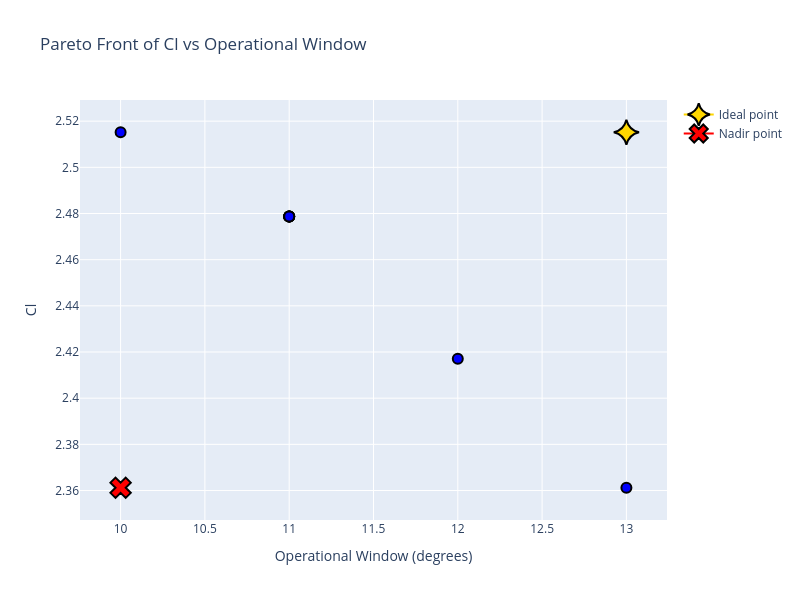

The notebook cell saved with this chart:
### Markdown cell above
## Pareto Front

### Code cell
fig = px.scatter(df,
                 x='Window',
                 y='Cl',
                 title='Pareto Front of Cl vs Operational Window',
                 template='plotly',
                 width=800,
                 height=600
                 )

fig.update_traces(
    marker=dict(
        size=10,
        color='blue',
        line=dict(
            width=2,
            color='black'
        )
    )

)

fig.add_trace(go.Scatter(x=[df['Window'].max()], 
                         y=[df['Cl'].max()], 
                        name='Ideal point',
                        marker=dict(
                            symbol='star-diamond',          
                            size=18,              
                            color='gold',        
                            line=dict(             
                                color='black',      
                                width=2          
                            )
                        ))
    )

fig.add_trace(go.Scatter(x=[df['Window'].min()], 
                         y=[df['Cl'].min()], 
                        name='Nadir point',
                        marker=dict(
                            symbol='x',          
                            size=18,              
                            color='red',        
                            line=dict(             
                                color='black',      
                                width=2          
                            )
                        ))
    )



fig.update_layout(
    xaxis_title='Operational Window (degrees)'
)


fig.show()

### Figure 1 — Plotly figure (JSON) as saved in the notebook; plotly's stock layout.template omitted (floating-point values rounded to 4 significant figures)
{"data": [{"hovertemplate": "Window=%{x}<br>Cl=%{y}<extra></extra>", "legendgroup": "", "marker": {"color": "blue", "line": {"color": "black", "width": 2}, "size": 10, "symbol": "circle"}, "mode": "markers", "name": "", "orientation": "v", "showlegend": false, "type": "scatter", "x": [13.0, 11.0, 10.0, 11.0, 11.0, 11.0, 12.0, 11.0], "xaxis": "x", "y": [2.361, 2.479, 2.515, 2.479, 2.479, 2.479, 2.417, 2.479], "yaxis": "y"}, {"marker": {"color": "gold", "line": {"color": "black", "width": 2}, "size": 18, "symbol": "star-diamond"}, "name": "Ideal point", "type": "scatter", "x": [13], "y": [2.515]}, {"marker": {"color": "red", "line": {"color": "black", "width": 2}, "size": 18, "symbol": "x"}, "name": "Nadir point", "type": "scatter", "x": [10], "y": [2.361]}], "layout": {"height": 600, "legend": {"tracegroupgap": 0}, "title": {"text": "Pareto Front of Cl vs Operational Window"}, "width": 800, "xaxis": {"anchor": "y", "domain": [0, 1], "title": {"text": "Operational Window (degrees)"}}, "yaxis": {"anchor": "x", "domain": [0, 1], "title": {"text": "Cl"}}}}
